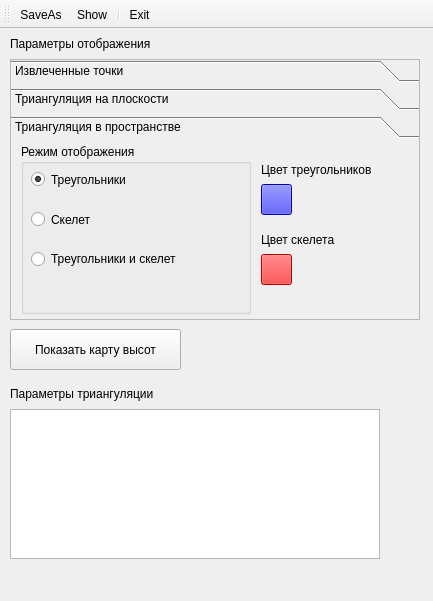
<?xml version="1.0" encoding="UTF-8"?>
<ui version="4.0">
 <class>ResultWindow</class>
 <widget class="QMainWindow" name="ResultWindow">
  <property name="windowModality">
   <enum>Qt::WindowModal</enum>
  </property>
  <property name="geometry">
   <rect>
    <x>0</x>
    <y>0</y>
    <width>433</width>
    <height>601</height>
   </rect>
  </property>
  <property name="windowTitle">
   <string>ResultWindow</string>
  </property>
  <property name="windowIcon">
   <iconset>
    <normaloff>triangle.png</normaloff>triangle.png</iconset>
  </property>
  <widget class="QWidget" name="centralwidget">
   <widget class="QToolBox" name="ParametersShowToolBox">
    <property name="geometry">
     <rect>
      <x>10</x>
      <y>30</y>
      <width>410</width>
      <height>261</height>
     </rect>
    </property>
    <property name="autoFillBackground">
     <bool>false</bool>
    </property>
    <property name="styleSheet">
     <string notr="true"/>
    </property>
    <property name="frameShape">
     <enum>QFrame::StyledPanel</enum>
    </property>
    <property name="frameShadow">
     <enum>QFrame::Plain</enum>
    </property>
    <property name="lineWidth">
     <number>1</number>
    </property>
    <property name="midLineWidth">
     <number>0</number>
    </property>
    <property name="currentIndex">
     <number>2</number>
    </property>
    <widget class="QWidget" name="ExtractedPointsPage">
     <property name="geometry">
      <rect>
       <x>0</x>
       <y>0</y>
       <width>388</width>
       <height>175</height>
      </rect>
     </property>
     <property name="styleSheet">
      <string notr="true"/>
     </property>
     <attribute name="label">
      <string>Извлеченные точки</string>
     </attribute>
     <widget class="QLabel" name="ColorPointsLabel">
      <property name="geometry">
       <rect>
        <x>100</x>
        <y>80</y>
        <width>101</width>
        <height>31</height>
       </rect>
      </property>
      <property name="text">
       <string>Цвет точек</string>
      </property>
     </widget>
     <widget class="QPushButton" name="ColorPointsButton">
      <property name="geometry">
       <rect>
        <x>200</x>
        <y>80</y>
        <width>31</width>
        <height>31</height>
       </rect>
      </property>
      <property name="autoFillBackground">
       <bool>false</bool>
      </property>
      <property name="styleSheet">
       <string notr="true">background-color: rgb(0, 0, 255);</string>
      </property>
      <property name="text">
       <string/>
      </property>
     </widget>
    </widget>
    <widget class="QWidget" name="Triangulation2DPage">
     <property name="geometry">
      <rect>
       <x>0</x>
       <y>0</y>
       <width>388</width>
       <height>175</height>
      </rect>
     </property>
     <attribute name="label">
      <string>Триангуляция на плоскости</string>
     </attribute>
     <widget class="QLabel" name="ColorLinesLabel">
      <property name="geometry">
       <rect>
        <x>100</x>
        <y>70</y>
        <width>100</width>
        <height>31</height>
       </rect>
      </property>
      <property name="text">
       <string>Цвет линий</string>
      </property>
     </widget>
     <widget class="QPushButton" name="ColorLinesButton">
      <property name="geometry">
       <rect>
        <x>200</x>
        <y>70</y>
        <width>31</width>
        <height>31</height>
       </rect>
      </property>
      <property name="autoFillBackground">
       <bool>false</bool>
      </property>
      <property name="styleSheet">
       <string notr="true">background-color: rgb(0, 0, 255);</string>
      </property>
      <property name="text">
       <string/>
      </property>
     </widget>
    </widget>
    <widget class="QWidget" name="Triangulation3DPage">
     <property name="geometry">
      <rect>
       <x>0</x>
       <y>0</y>
       <width>408</width>
       <height>175</height>
      </rect>
     </property>
     <attribute name="label">
      <string>Триангуляция в пространстве</string>
     </attribute>
     <widget class="QLabel" name="ColorTrianglesLabel">
      <property name="geometry">
       <rect>
        <x>250</x>
        <y>10</y>
        <width>150</width>
        <height>31</height>
       </rect>
      </property>
      <property name="text">
       <string>Цвет треугольников</string>
      </property>
     </widget>
     <widget class="QPushButton" name="ColorTrianglesButton">
      <property name="geometry">
       <rect>
        <x>250</x>
        <y>40</y>
        <width>31</width>
        <height>31</height>
       </rect>
      </property>
      <property name="autoFillBackground">
       <bool>false</bool>
      </property>
      <property name="styleSheet">
       <string notr="true">background-color: rgb(0, 0, 255);</string>
      </property>
      <property name="text">
       <string/>
      </property>
     </widget>
     <widget class="QLabel" name="ColorSkeletonLabel">
      <property name="geometry">
       <rect>
        <x>250</x>
        <y>80</y>
        <width>150</width>
        <height>31</height>
       </rect>
      </property>
      <property name="text">
       <string>Цвет скелета</string>
      </property>
     </widget>
     <widget class="QPushButton" name="ColorSkeletonButton">
      <property name="geometry">
       <rect>
        <x>250</x>
        <y>110</y>
        <width>31</width>
        <height>31</height>
       </rect>
      </property>
      <property name="autoFillBackground">
       <bool>false</bool>
      </property>
      <property name="styleSheet">
       <string notr="true">background-color: rgb(255, 0, 0);</string>
      </property>
      <property name="text">
       <string/>
      </property>
     </widget>
     <widget class="QGroupBox" name="ShowModeGroupBox">
      <property name="geometry">
       <rect>
        <x>10</x>
        <y>0</y>
        <width>230</width>
        <height>170</height>
       </rect>
      </property>
      <property name="title">
       <string>Режим отображения</string>
      </property>
      <widget class="QRadioButton" name="ShowTrianglesRadio">
       <property name="geometry">
        <rect>
         <x>10</x>
         <y>20</y>
         <width>140</width>
         <height>31</height>
        </rect>
       </property>
       <property name="text">
        <string>Треугольники</string>
       </property>
       <property name="checked">
        <bool>true</bool>
       </property>
      </widget>
      <widget class="QRadioButton" name="ShowSkeletonRadio">
       <property name="geometry">
        <rect>
         <x>10</x>
         <y>60</y>
         <width>140</width>
         <height>31</height>
        </rect>
       </property>
       <property name="text">
        <string>Скелет</string>
       </property>
      </widget>
      <widget class="QRadioButton" name="ShowTrianglesAndSkeletonRadio">
       <property name="geometry">
        <rect>
         <x>10</x>
         <y>100</y>
         <width>210</width>
         <height>30</height>
        </rect>
       </property>
       <property name="text">
        <string>Треугольники и скелет</string>
       </property>
      </widget>
     </widget>
    </widget>
   </widget>
   <widget class="QPushButton" name="ShowMapOfHeightButton">
    <property name="geometry">
     <rect>
      <x>10</x>
      <y>300</y>
      <width>171</width>
      <height>41</height>
     </rect>
    </property>
    <property name="text">
     <string>Показать карту высот</string>
    </property>
   </widget>
   <widget class="QLabel" name="ParametersShowLabel">
    <property name="geometry">
     <rect>
      <x>10</x>
      <y>0</y>
      <width>370</width>
      <height>30</height>
     </rect>
    </property>
    <property name="text">
     <string>Параметры отображения</string>
    </property>
   </widget>
   <widget class="QPlainTextEdit" name="infoTextEdit">
    <property name="geometry">
     <rect>
      <x>10</x>
      <y>380</y>
      <width>370</width>
      <height>150</height>
     </rect>
    </property>
    <property name="styleSheet">
     <string notr="true"/>
    </property>
    <property name="lineWrapMode">
     <enum>QPlainTextEdit::NoWrap</enum>
    </property>
    <property name="readOnly">
     <bool>true</bool>
    </property>
    <property name="plainText">
     <string/>
    </property>
   </widget>
   <widget class="QLabel" name="ParametersTrianglesLabel">
    <property name="geometry">
     <rect>
      <x>10</x>
      <y>350</y>
      <width>370</width>
      <height>30</height>
     </rect>
    </property>
    <property name="text">
     <string>Параметры триангуляции</string>
    </property>
   </widget>
  </widget>
  <widget class="QToolBar" name="ToolBar">
   <property name="windowTitle">
    <string>toolBar</string>
   </property>
   <attribute name="toolBarArea">
    <enum>TopToolBarArea</enum>
   </attribute>
   <attribute name="toolBarBreak">
    <bool>false</bool>
   </attribute>
   <addaction name="actionSaveAs"/>
   <addaction name="actionShow"/>
   <addaction name="separator"/>
   <addaction name="actionExit"/>
  </widget>
  <action name="actionExit">
   <property name="checkable">
    <bool>false</bool>
   </property>
   <property name="icon">
    <iconset>
     <normaloff>exit.png</normaloff>exit.png</iconset>
   </property>
   <property name="text">
    <string>Exit</string>
   </property>
   <property name="toolTip">
    <string>Выход</string>
   </property>
   <property name="shortcut">
    <string>Ctrl+Q</string>
   </property>
  </action>
  <action name="actionShow">
   <property name="checkable">
    <bool>false</bool>
   </property>
   <property name="icon">
    <iconset>
     <normaloff>show.png</normaloff>show.png</iconset>
   </property>
   <property name="text">
    <string>Show</string>
   </property>
   <property name="toolTip">
    <string>Показать</string>
   </property>
  </action>
  <action name="actionSaveAs">
   <property name="icon">
    <iconset>
     <normaloff>save.png</normaloff>save.png</iconset>
   </property>
   <property name="text">
    <string>SaveAs</string>
   </property>
   <property name="toolTip">
    <string>Сохранить как...</string>
   </property>
   <property name="shortcut">
    <string>Ctrl+S</string>
   </property>
  </action>
 </widget>
 <resources/>
 <connections/>
</ui>
